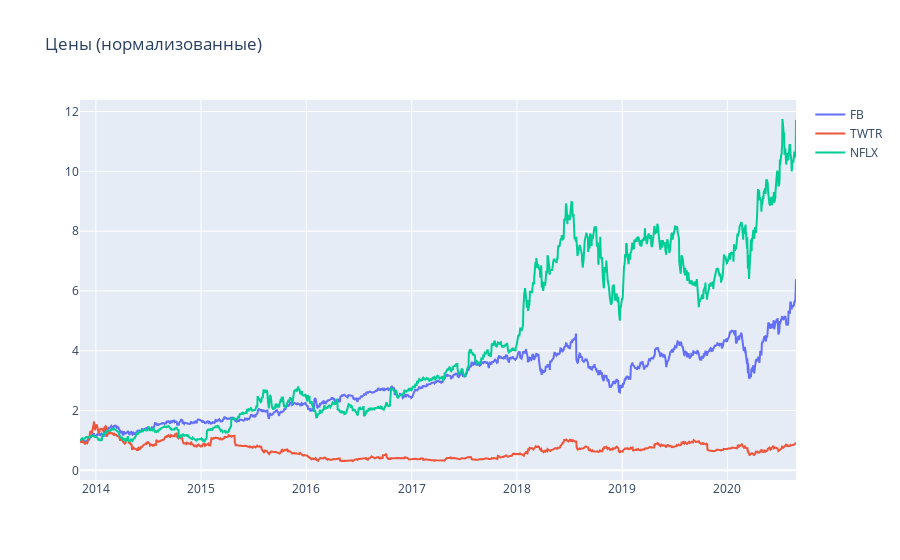

This figure's notebook cell:
### Code cell
# Функция для нормализации цен на основе начальной цены

def normalize(df, columns):
    x = df.copy()
    for i in columns:
        x[i] = x[i]/x[i][0]
    return x
    
# Построение нормализованной интерактивной диаграммы
interactive_plot(normalize(stocks_df, ["FB", "TWTR", "NFLX"]), "Цены (нормализованные)", stocks_df.columns[1:])

### Figure 1 — Plotly figure (JSON) as saved in the notebook; plotly's stock layout.template omitted (floating-point values rounded to 4 significant figures; data arrays with more than 128 entries replaced by an {"elided": "..."} marker saying what was removed)
{"data": [{"name": "FB", "type": "scatter", "x": {"elided": "1712 str values"}, "y": {"elided": "1712 float values"}}, {"name": "TWTR", "type": "scatter", "x": {"elided": "1712 str values"}, "y": {"elided": "1712 float values"}}, {"name": "NFLX", "type": "scatter", "x": {"elided": "1712 str values"}, "y": {"elided": "1712 float values"}}], "layout": {"legend": {"tracegroupgap": 0}, "title": {"text": "Цены (нормализованные)"}, "xaxis": {"anchor": "y", "domain": [0, 1]}, "yaxis": {"anchor": "x", "domain": [0, 1]}}}
